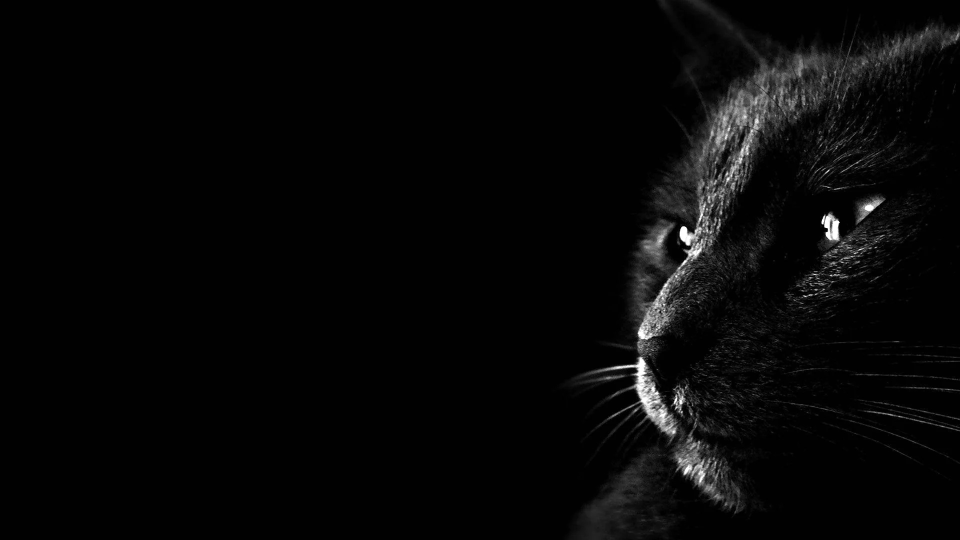
#> input picture Module_11_2/Module_11_practic_1/photo.jpg, 1920 x 1080 px (shown at 1/2 size)
$ python main.py
#> lines starting #> are read from the running program, lines starting #| are printed output that depends on the picture
from PIL import Image
from PIL import ImageDraw, ImageFont


# [7 lines of commented-out code are left out]

def new_photo(name):
#> called with name = 'photo.jpg'
    image = Image.open(name)
#> image is the input picture: PIL image 1920x1080 RGB; min 0, max 255, mean 7.3
    w, h = image.size
#> w = 1920; h = 1080
    return image.resize((w // 2, h // 2))
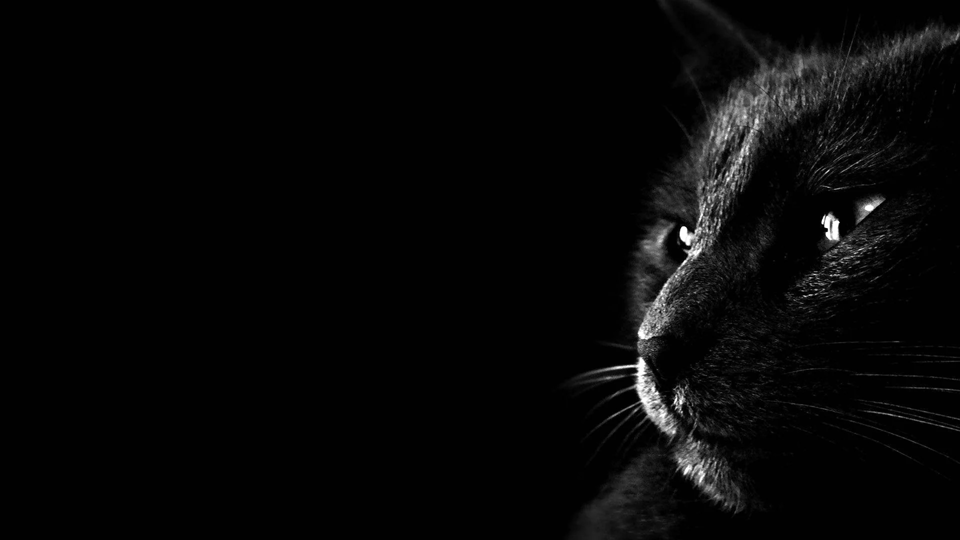
#> returned value: PIL image 960x540 RGB; min 0, max 255, mean 7.3


im = new_photo('photo.jpg')
im_2 = new_photo('sun.png')
#> call 2 of new_photo, with name = 'sun.png'
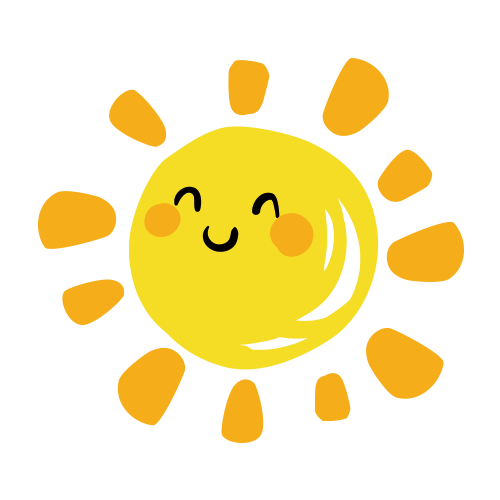
#> input picture Module_11_2/Module_11_practic_1/sun.png, 500 x 500 px
#> in new_photo, image is the input picture: PIL image 500x500 RGBA; mean R, G, B, A 250.8, 237.7, 187.4, 77.8
#> in new_photo (call 2), `return image.resize((w // 2, h // 2))`:
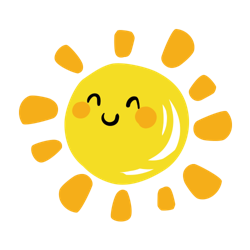
#> returned value: PIL image 250x250 RGBA; mean R, G, B, A 78.1, 64.3, 12.1, 77.8; transparent parts drawn white


w, h = im.size
#> w = 960; h = 540

im.paste(im_2, (w-800, h-280))
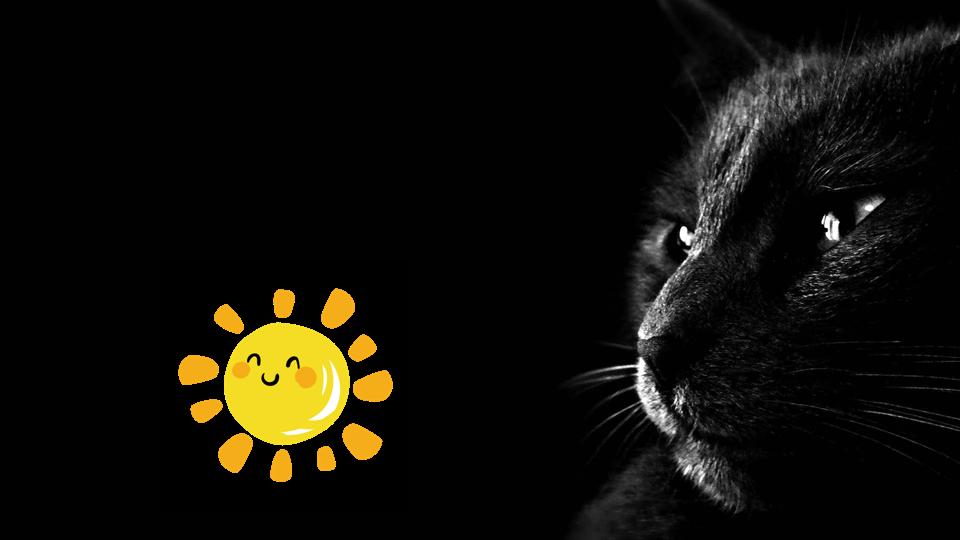
#> im: PIL image 960x540 RGB; mean R, G, B 16.6, 14.9, 8.6

draw = ImageDraw.Draw(im)
font = ImageFont.truetype('ofont.ru_Rammetto One.ttf', 30)
draw.text((100, 200), 'Привет, дорогой друг', font=font, fill='yellow')

im.show('MyPhoto')
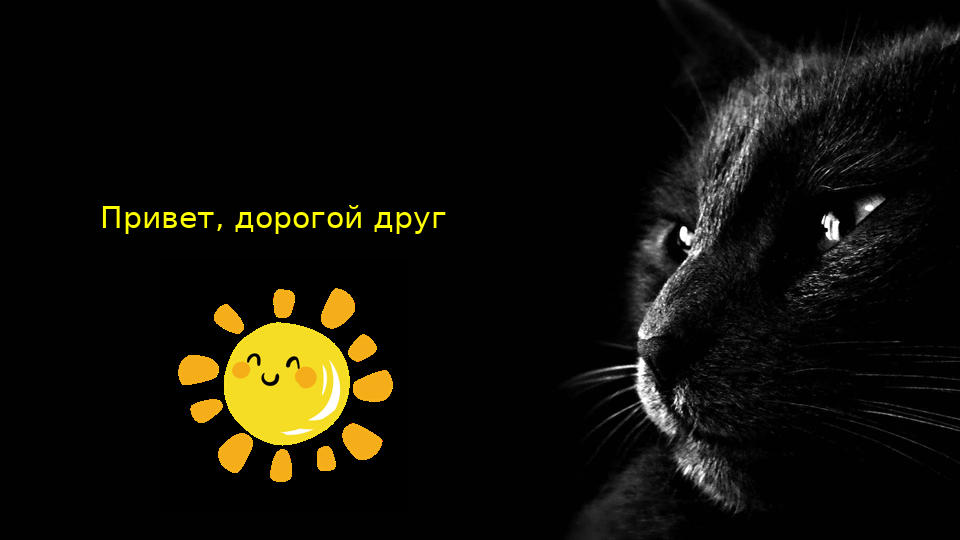
#> shown: PIL image 960x540 RGB; mean R, G, B 17.7, 16, 8.6
